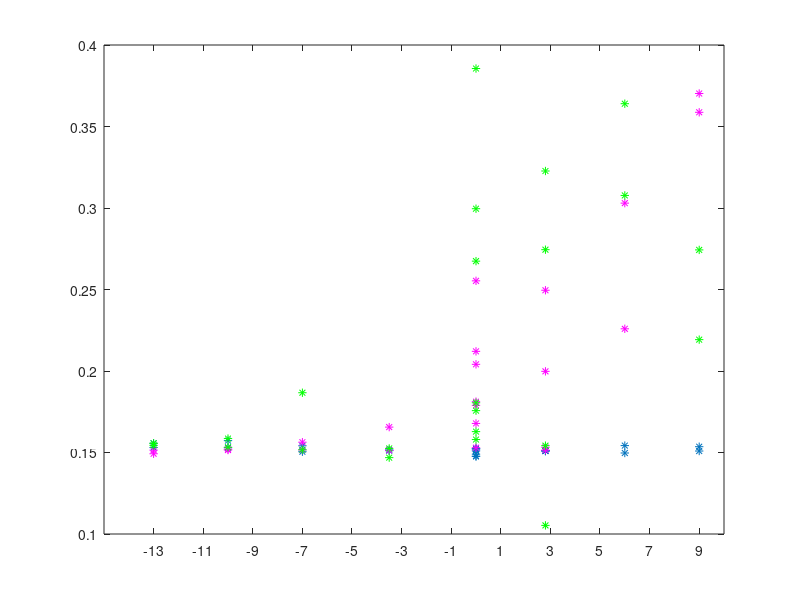

Write the MATLAB code that produced this figure. (Note: this script raises an error after producing the figure.)
% COPYRIGHT © 2025 FAU
% 
% This MATLAB script is the intellectual property of FAU.
% All rights reserved.
% 
% Redistribution and use in source and binary forms, with or without 
% modification, are permitted provided that the following conditions are met:
% 
% 1. Redistributions of source code must retain the above copyright notice, 
%    this list of conditions, and the following disclaimer.
% 2. Redistributions in binary form must reproduce the above copyright notice, 
%    this list of conditions, and the following disclaimer in the documentation 
%    and/or other materials provided with the distribution.
% 3. Neither the name of FAU nor the names of its 
%    contributors may be used to endorse or promote products derived from 
%    this software without specific prior written permission.
% 
% THIS SOFTWARE IS PROVIDED "AS IS" AND ANY EXPRESS OR IMPLIED WARRANTIES, 
% INCLUDING, BUT NOT LIMITED TO, THE IMPLIED WARRANTIES OF MERCHANTABILITY AND 
% FITNESS FOR A PARTICULAR PURPOSE ARE DISCLAIMED. IN NO EVENT SHALL THE 
% COPYRIGHT HOLDER OR CONTRIBUTORS BE LIABLE FOR ANY DIRECT, INDIRECT, INCIDENTAL, 
% SPECIAL, EXEMPLARY, OR CONSEQUENTIAL DAMAGES (INCLUDING, BUT NOT LIMITED TO, 
% PROCUREMENT OF SUBSTITUTE GOODS OR SERVICES; LOSS OF USE, DATA, OR PROFITS; 
% OR BUSINESS INTERRUPTION) HOWEVER CAUSED AND ON ANY THEORY OF LIABILITY, 
% WHETHER IN CONTRACT, STRICT LIABILITY, OR TORT (INCLUDING NEGLIGENCE OR OTHERWISE) 
% ARISING IN ANY WAY OUT OF THE USE OF THIS SOFTWARE, EVEN IF ADVISED OF THE 
% POSSIBILITY OF SUCH DAMAGE.
%
% Author: Kaarmukilan

clc
clear
close all

% Parameters
jamIndex1 = 1:23;  % Constant Jamming Distance
jamIndex2 = 24:31; % Constant Relative Jamming Power

% Jamming Power (dBm)
% jamPower = [0.1 0.3 0.6 0.1 0.3 0.6 0.2 0.2 0.4 0.4 0.5 0.5 0.7 0.7 0.8 0.8 0.6 0.6 repmat(0.5,1,13)]; % RJP
jamPower = [-13 -7  2.8 -13 -7  2.8 -10 -10 -3.5 -3.5 0 0   6   6   9   9   2.8 2.8 repmat(0,1,13)];

% Jammind Distance (m)
jamDistance = [repmat(10,1,23) 3 5 7 10 13 16 19 21];

% Load the calculated EVM values

% dB values
load AmplitudeError_values.mat 
load PhaseError_values.mat

noJam_ampErr = AmpError_matrix(:,2);
gauss_ampErr = AmpError_matrix(:,3);
sine_ampErr  = AmpError_matrix(:,4);

% Plot
y1_value1 = 0.16;  % Amplitude Error threshold for constant Jamming Distance 
y1_value2 = 0.25;  % Amplitude Error threshold for constant Jamming Distance 
y2_value1 = 0.15;   % Amplitude Error threshold for constant Relative Jamming Power
y2_value2 = 0.35;   % Amplitude Error threshold for constant Relative Jamming Power

figure;
plot(jamPower(jamIndex1),noJam_ampErr(jamIndex1),'*');
hold on;
plot(jamPower(jamIndex1),gauss_ampErr(jamIndex1),'m*');
hold on;
plot(jamPower(jamIndex1),sine_ampErr(jamIndex1),'g*');
hold on;
xticks(-13:2:10);
yline(y1_value1, '--r', 'LineWidth', 1.5);  
text(max(jamPower)-2, y1_value1, [num2str(y1_value1)], 'VerticalAlignment', 'bottom', 'HorizontalAlignment', 'left', 'FontSize', 11, 'Color','r');
yline(y1_value2, '--r', 'LineWidth', 1.5);  
text(max(jamPower)-2, y1_value2, [num2str(y1_value2)], 'VerticalAlignment', 'bottom', 'HorizontalAlignment', 'left', 'FontSize', 11, 'Color','r');
figName = sprintf('Jamming Power vs Amplitude Error (Constant Jamming Distance: 10m)');
title(figName)
xlabel('Jamming Power (dBm)')
ylabel('Amplitude Error')
legend({'NoJam', 'Gauss','Sine'},'Location','northwest');
axis([-14 10 0.1 0.4]);

figure;
plot(jamDistance(jamIndex2),noJam_ampErr(jamIndex2),'*');
hold on;
plot(jamDistance(jamIndex2),gauss_ampErr(jamIndex2),'m*');
hold on;
plot(jamDistance(jamIndex2),sine_ampErr(jamIndex2),'g*');
hold on;
xticks([1:2:21 22]);
yline(y2_value1, '--r', 'LineWidth', 1.5);  
text(max(jamDistance)-1, y2_value1, [num2str(y2_value1)], 'VerticalAlignment', 'bottom', 'HorizontalAlignment', 'left', 'FontSize', 11, 'Color','r');
yline(y2_value2, '--r', 'LineWidth', 1.5);  
text(max(jamDistance)-1, y2_value2, [num2str(y2_value2)], 'VerticalAlignment', 'bottom', 'HorizontalAlignment', 'left', 'FontSize', 11, 'Color','r');
title('Jamming Distance vs Amplitude Error (Constant Jamming Power: 0dBm)')
xlabel('Jamming Distance (m)')
ylabel('Amplitude Error')
legend({'NoJam', 'Gauss','Sine'},'Location','northwest');

noJam_phaseErr = PhaseError_matrix(:,2);
gauss_phaseErr = PhaseError_matrix(:,3);
sine_phaseErr  = PhaseError_matrix(:,4);

% Plot
y3_value1 = 1.576;  % Phase Error threshold for constant Jamming Distance 
y3_value2 = 1.567;  % Phase Error threshold for constant Jamming Distance
y3_value3 = 1.588;  % Phase Error threshold for constant Jamming Distance 
y3_value4 = 1.555;  % Phase Error threshold for constant Jamming Distance

y4_value1 = 1.60;   % Phase Error threshold for constant Relative Jamming Power
y4_value2 = 1.55;   % Phase Error threshold for constant Relative Jamming Power
y4_value3 = 1.75;   % Phase Error threshold for constant Relative Jamming Power
y4_value4 = 1.40;   % Phase Error threshold for constant Relative Jamming Power

figure;
plot(jamPower(jamIndex1),noJam_phaseErr(jamIndex1),'*');
hold on;
plot(jamPower(jamIndex1),gauss_phaseErr(jamIndex1),'m*');
hold on;
plot(jamPower(jamIndex1),sine_phaseErr(jamIndex1),'g*');
hold on;
xticks(-13:2:10);
yline(y3_value1, '--r', 'LineWidth', 1.5);  
text(max(jamPower)-1.2, y3_value1, [num2str(y3_value1)], 'VerticalAlignment', 'bottom', 'HorizontalAlignment', 'left', 'FontSize', 9, 'Color','r');
yline(y3_value2, '--r', 'LineWidth', 1.5);  
text(max(jamPower)-1.2, y3_value2-0.007, [num2str(y3_value2)], 'VerticalAlignment', 'bottom', 'HorizontalAlignment', 'left', 'FontSize', 9, 'Color','r');
yline(y3_value3, '--r', 'LineWidth', 1.5);  
text(max(jamPower)-1.2, y3_value3, [num2str(y3_value3)], 'VerticalAlignment', 'bottom', 'HorizontalAlignment', 'left', 'FontSize', 9, 'Color','r');
yline(y3_value4, '--r', 'LineWidth', 1.5);  
text(max(jamPower)-1.2, y3_value4-0.007, [num2str(y3_value4)], 'VerticalAlignment', 'bottom', 'HorizontalAlignment', 'left', 'FontSize', 9, 'Color','r');
figName = sprintf('Jamming Power vs Phase Error (Constant Jamming Distance: 10m)');
title(figName)
xlabel('Jamming Power (dBm)')
ylabel('Phase Error')
legend({'NoJam', 'Gauss','Sine'},'Location','northwest');
axis([-14 10 1.4951 1.6682])

figure;
plot(jamDistance(jamIndex2),noJam_phaseErr(jamIndex2),'*');
hold on;
plot(jamDistance(jamIndex2),gauss_phaseErr(jamIndex2),'m*');
hold on;
plot(jamDistance(jamIndex2),sine_phaseErr(jamIndex2),'g*');
hold on;
xticks([1:2:21 22]);
yline(y4_value1, '--r', 'LineWidth', 1.5);  
text(max(jamDistance)-1.13, y4_value1, [num2str(y4_value1)], 'VerticalAlignment', 'bottom', 'HorizontalAlignment', 'left', 'FontSize', 11, 'Color','r');
yline(y4_value2, '--r', 'LineWidth', 1.5);  
text(max(jamDistance)-1.5, y4_value2-0.04, [num2str(y4_value2)], 'VerticalAlignment', 'bottom', 'HorizontalAlignment', 'left', 'FontSize', 11, 'Color','r');
yline(y4_value3, '--r', 'LineWidth', 1.5);  
text(max(jamDistance)-1.5, y4_value3, [num2str(y4_value3)], 'VerticalAlignment', 'bottom', 'HorizontalAlignment', 'left', 'FontSize', 11, 'Color','r');
yline(y4_value4, '--r', 'LineWidth', 1.5);  
text(max(jamDistance)-1.13, y4_value4, [num2str(y4_value4)], 'VerticalAlignment', 'bottom', 'HorizontalAlignment', 'left', 'FontSize', 11, 'Color','r');
title('Jamming Distance vs Phase Error (Constant Jamming Power: 0dBm)')
xlabel('Jamming Distance (m)')
ylabel('Phase Error')
legend({'NoJam', 'Gauss','Sine'},'Location','northeast');
axis([1 22 1.2243 2])